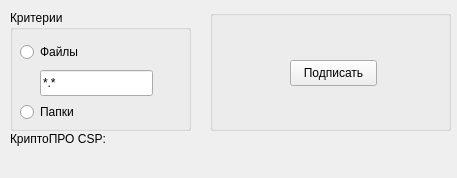
<?xml version="1.0" encoding="UTF-8"?>
<ui version="4.0">
 <class>MainWindow</class>
 <widget class="QMainWindow" name="MainWindow">
  <property name="geometry">
   <rect>
    <x>0</x>
    <y>0</y>
    <width>457</width>
    <height>178</height>
   </rect>
  </property>
  <property name="windowTitle">
   <string>Подписать всё</string>
  </property>
  <widget class="QWidget" name="centralwidget">
   <widget class="QGroupBox" name="groupBox">
    <property name="geometry">
     <rect>
      <x>10</x>
      <y>10</y>
      <width>181</width>
      <height>121</height>
     </rect>
    </property>
    <property name="title">
     <string>Критерии</string>
    </property>
    <widget class="QRadioButton" name="btnFiles">
     <property name="geometry">
      <rect>
       <x>10</x>
       <y>30</y>
       <width>109</width>
       <height>24</height>
      </rect>
     </property>
     <property name="text">
      <string>Файлы</string>
     </property>
    </widget>
    <widget class="QLineEdit" name="extension">
     <property name="geometry">
      <rect>
       <x>30</x>
       <y>60</y>
       <width>113</width>
       <height>26</height>
      </rect>
     </property>
     <property name="text">
      <string>*.*</string>
     </property>
    </widget>
    <widget class="QRadioButton" name="btnDir">
     <property name="geometry">
      <rect>
       <x>10</x>
       <y>90</y>
       <width>109</width>
       <height>24</height>
      </rect>
     </property>
     <property name="text">
      <string>Папки</string>
     </property>
    </widget>
   </widget>
   <widget class="QGroupBox" name="groupBox_2">
    <property name="geometry">
     <rect>
      <x>210</x>
      <y>10</y>
      <width>241</width>
      <height>121</height>
     </rect>
    </property>
    <property name="title">
     <string/>
    </property>
    <widget class="QPushButton" name="pushButton">
     <property name="geometry">
      <rect>
       <x>80</x>
       <y>50</y>
       <width>87</width>
       <height>26</height>
      </rect>
     </property>
     <property name="text">
      <string>Подписать</string>
     </property>
    </widget>
   </widget>
   <widget class="QLabel" name="label">
    <property name="geometry">
     <rect>
      <x>10</x>
      <y>130</y>
      <width>121</width>
      <height>18</height>
     </rect>
    </property>
    <property name="text">
     <string>КриптоПРО CSP:</string>
    </property>
   </widget>
   <widget class="QLabel" name="status">
    <property name="geometry">
     <rect>
      <x>120</x>
      <y>130</y>
      <width>81</width>
      <height>18</height>
     </rect>
    </property>
    <property name="text">
     <string/>
    </property>
   </widget>
  </widget>
  <widget class="QMenuBar" name="menubar">
   <property name="geometry">
    <rect>
     <x>0</x>
     <y>0</y>
     <width>457</width>
     <height>23</height>
    </rect>
   </property>
  </widget>
 </widget>
 <resources/>
 <connections/>
</ui>
